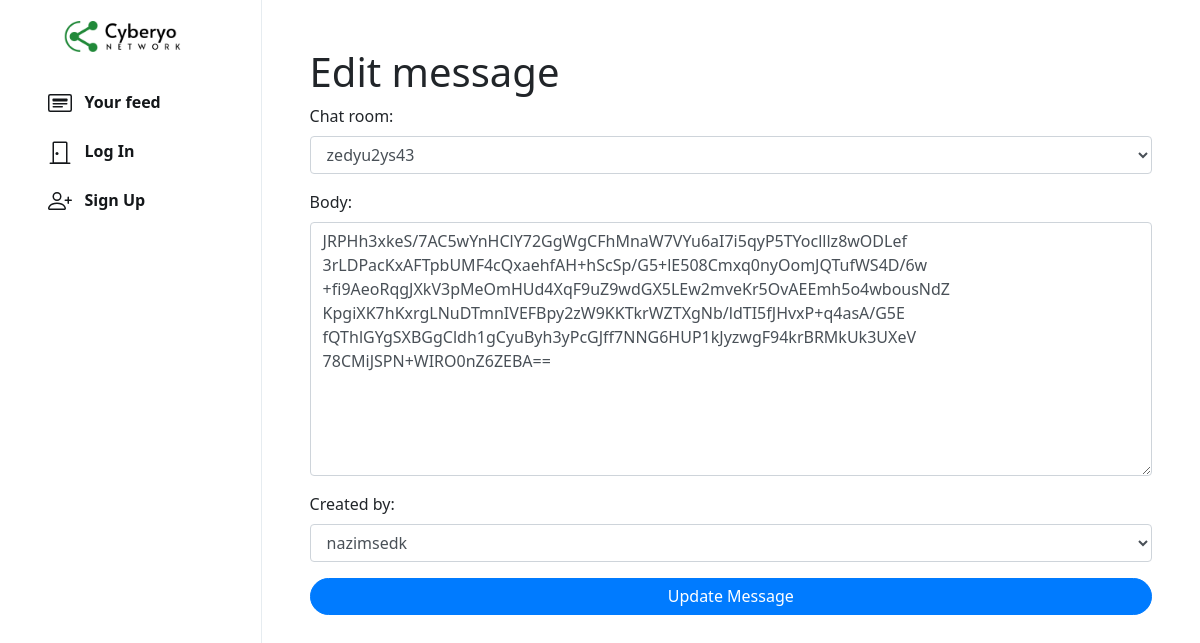
/n/admin/edit/message/42/, run on the app's committed database.
### chat/models.py (models this page shows, shortened)
class Message(models.Model):
    chat_room = models.ForeignKey(Room, on_delete=models.CASCADE, related_name='messages')
    body = models.TextField()
    created_by = models.ForeignKey(User,blank=False,null=False,on_delete=models.CASCADE)
    created_at = models.DateTimeField(auto_now_add=True)
    class Meta :
        ordering = ('created_at',)

### network/views.py (the view)
# urls.py: path('n/admin/edit/message/<int:message_id>/', views.edit_message, name='edit_message'),
def edit_message(request, message_id):
    message = get_object_or_404(Message, id=message_id)
    if request.method == 'POST':
        form = MessageForm(request.POST, instance=message)
        if form.is_valid():
            form.save()
            return redirect('admin_message')
    else:
        form = MessageForm(instance=message)
    return render(request, 'network/admin_panel/edit_message.html', {'form': form, 'message': message})

### network/forms.py
class MessageForm(forms.ModelForm):
    created_by = forms.ModelChoiceField(queryset=User.objects.all())  # Adjust queryset as needed
    class Meta:
        model = Message
        fields = ['chat_room', 'body', 'created_by']

### chat/models.py (called while the page is built)
    def __str__(self):
        return f'{self.room_id}'

### network/models.py (called while the page is built)
    def __str__(self):
        return self.username

### network/templates/network/admin_panel/edit_message.html (shortened to what this page needs)
{% extends "network/layout.html" %}
{% load static %}
{% block body %}
{% load widget_tweaks %}
<div class="main-div" style="width: 78.2%;">
  <form method="post" class="d-flex flex-column justify-content-center p-5" enctype="multipart/form-data">
    <h1>Edit message</h1>
    {% for field in form.visible_fields %}
                <div class="form-group">
                {{ field.label_tag }}
                {% render_field field class="form-control" %}
                </div>
            {% endfor %}
    <button type="submit" class="btn btn-primary">Update Message</button>
  </form>
</div>
{% endblock %}

### network/static/network/styles.css (style rules this page uses)
.btn { border-radius: 20px; padding: 0.32rem 1rem 0.375rem 1rem; }
.btn, .btn:focus, .btn:active { box-shadow: none !important; -webkit-box-shadow: none !important; }
.main-div { position: relative; width: 47.25%; min-height: 100vh; left: 21.8%; }

### data on the page
Message: chat_room "zedyu2ys43" "JRPHh3xkeS/7AC5wYnHClY72GgWgCFhMnaW7VYu6aI7i5qyP5TYoclllz8wODLef 3rLDPacKxAFTpbUMF4cQxaehfAH+hScSp/G5+lE508Cmxq0nyOomJQTufWS4D/6w +fi9AeoRqgJXkV3pMeOmHUd4XqF9uZ9wdGX5LEw2mveKr5OvAEEmh5o4wbousNdZ KpgiXK7hKxrgLNuDTmnIVEFBpy2zW9KKTkrWZTXgNb/ldTI5fJHvxP+q4asA/G5E fQThlGYgSXBGgCldh1gCyuByh3yPcGJff7NNG6HUP1kJyzwgF94krBRMkUk3UXeV 78CMiJSPN+WIRO0nZ6ZEBA==" "nazimsedk"

### other printed values
{{ field.label_tag }} "Chat room:" "Body:" "Created by:"
